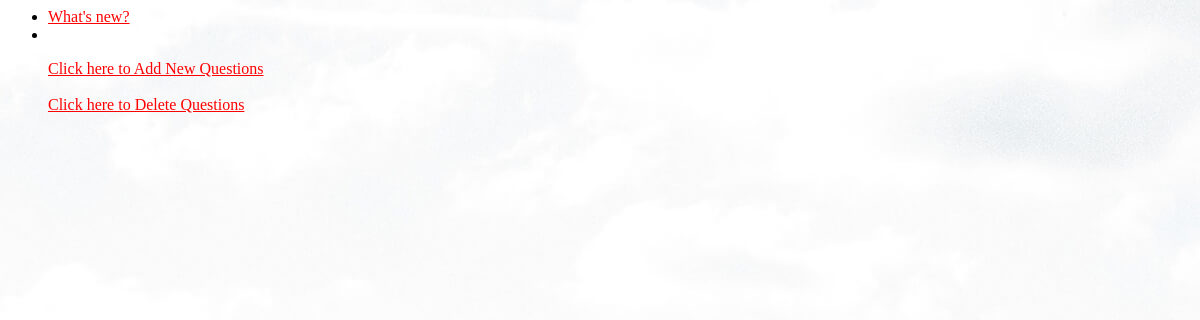
/polls/, run on an earlier commit of the app's database.
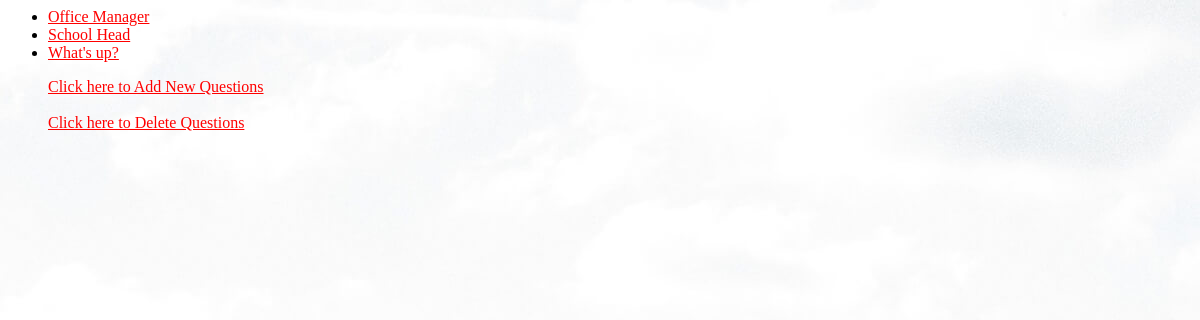
And on a later commit of the database.
### polls/models.py (models this page shows, shortened)
class Question(models.Model):
    question_text = models.CharField(max_length=200)
    pub_date = models.DateTimeField("date published")

### polls/views.py (the view)
# urls.py: path("", views.IndexView.as_view(), name="index"),
class IndexView(generic.ListView):
    template_name = "polls/index.html"
    context_object_name = "latest_question_list"
    def get_queryset(self):
        return Question.objects.filter(pub_date__lte=timezone.now()).order_by("-pub_date")[:5]

### polls/templates/polls/index.html (shortened to what this page needs)
{% load static %}
<link rel="stylesheet" href="{% static 'polls/style.css' %}">
{% if latest_question_list %}
<ul>
    {% for question in latest_question_list %}
    <li><a href="{% url 'polls:detail' question.id %}">{{ question.question_text }}</a></li>
    {% endfor %}
    <a href="http://127.0.0.1:8000/polls/questions/">Click here to Add New Questions</a>
    <br>
    <br>
    <a href="http://127.0.0.1:8000/polls/delete/">Click here to Delete Questions</a>
</ul>
{% else %}
<p>No polls are available.</p>
{% endif %}

### polls/static/polls/style.css (style rules this page uses)
a { color: red; }

What changed in the data, as far as the page shows it:
removed Question: question_text "What's new?"
added Question: question_text "Office Manager"
added Question: question_text "School Head"
now on this page (row edited): Question: question_text "What's up?"
